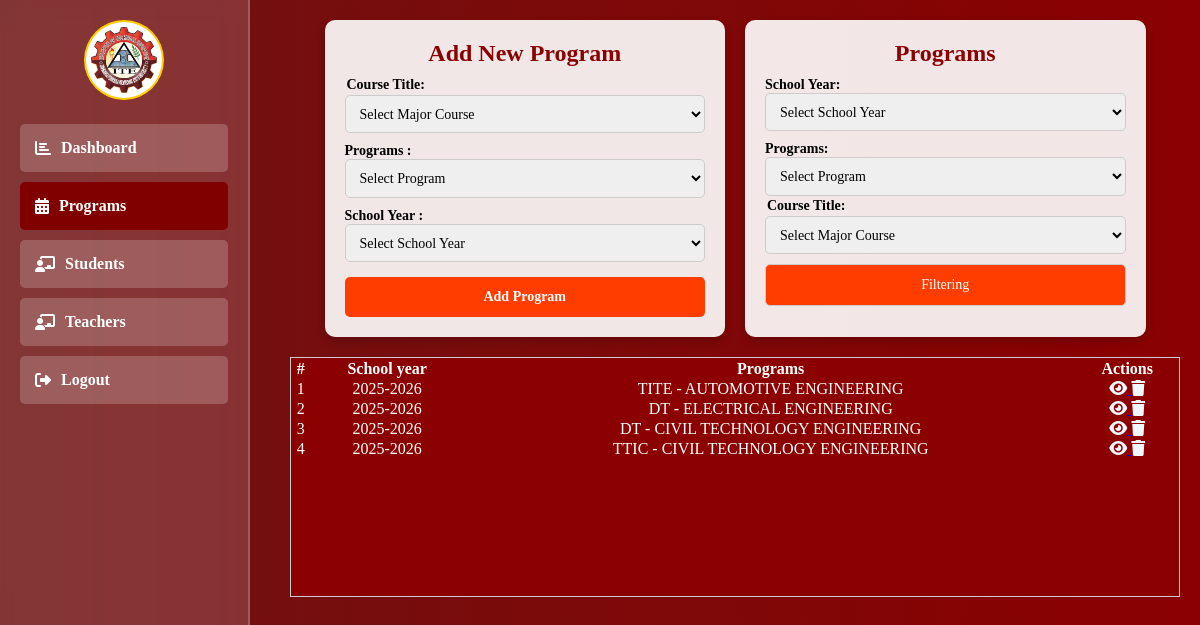
Page /admin/program.php (signed in) on the committed database.
### tables this page shows
CREATE TABLE `programs_with_subjects` (
  `id` int(11) NOT NULL,
  `program_course` varchar(100) NOT NULL,
  `department_program` varchar(100) NOT NULL,
  `school_year` varchar(100) NOT NULL,
  `subject_name` varchar(100) NOT NULL,
  `subject_code` varchar(100) NOT NULL,
  `semester` int(1) NOT NULL,
  `created_at` datetime NOT NULL DEFAULT current_timestamp(),
  `teacher_name` varchar(100) NOT NULL
);

### admin/admin_function.php (called while the page is built, shortened)
<?php
include "../db_connect.php";
function GetProgramList()
{
    global $pdo;
    $stmt = $pdo->prepare("SELECT * FROM programs_with_subjects");
    $stmt->execute();
    return $stmt->fetchAll();
}

### admin/program.php (the view, shortened to what this page needs)
<?php
include "../db_connect.php";
include "./admin_function.php";
?>
<!DOCTYPE html>
<html lang="en">
<head>
    <link rel="stylesheet" href="https://cdnjs.cloudflare.com/ajax/libs/font-awesome/6.2.0/css/all.css">
</head>
<body>
    <div class="sidebar">
        <div class="profile-info">
            <img src="../images/ITE.png" alt="Profile Icon" class="profile-icon">
        </div>
        <div class="sidebar-item">
            <a href="./index.php"><i class="fas fa-chart-bar"></i> Dashboard</a>
        </div>
        <div class="sidebar-item" style="background-color: maroon;">
            <a href="./Program.php"><i class="fas fa-calendar-alt"></i> Programs</a>
        </div>
        <div class="sidebar-item">
            <a href="./students.php"><i class="fas fa-chalkboard-teacher"></i> Students</a>
        </div>
        <div class="sidebar-item">
            <a href="./teachers.php"><i class="fas fa-chalkboard-teacher"></i>Teachers</a>
        </div>
        <div class="sidebar-item">
            <a href="./logout.php"><i class="fas fa-sign-out-alt"></i> Logout</a>
        </div>
    </div>
    <div class="content">
        <div class="dashboard-container">
            <div class="card">
                <h2>Add New Program</h2>
                <form action="" method="post">
                    <label style="margin: 2px;" for=" program_id">Course Title:</label>
                    <select
                        style="height: 2.4rem; width: 100%; padding: 10px; border: 1px solid #ccc; border-radius: 5px; font-size: 14px;"
                        name="course" required>
                        <option value="">Select Major Course</option>
                    </select>
                    <label for="department">Programs :</label>
                    <select
                        style="height: 2.4rem; width: 100%; padding: 10px; border: 1px solid #ccc; border-radius: 5px; font-size: 14px;"
                        name="department" required>
                        <option value="">Select Program</option>
                    </select>
                    <label for="sy">School Year :</label>
                    <select
                        style="height: 2.4rem; width: 100%; padding: 10px; border: 1px solid #ccc; border-radius: 5px; font-size: 14px;"
                        name="sy" required>
                        <option value="">Select School Year</option>
                    </select>
                    <input type="submit" name="program_id" value="Add Program">
                </form>
            </div>
            <div class="card">
                <h2>Programs</h2>
                <form method="GET">
                    <label for="sy">School Year:</label>
                    <select name="sy"
                        style="height: 2.4rem; width: 100%; padding: 10px; border: 1px solid #ccc; border-radius: 5px; font-size: 14px;">
                        <option value="">Select School Year</option>
                    </select>
                    <label for="department">Programs:</label>
                    <select name="department"
                        style="height: 2.4rem; width: 100%; padding: 10px; border: 1px solid #ccc; border-radius: 5px; font-size: 14px;">
                        <option value="">Select Program</option>
                    </select>
                    <label style="margin: 2px;" for=" program_id">Course Title:</label>
                    <select
                        style="height: 2.4rem; width: 100%; padding: 10px; border: 1px solid #ccc; border-radius: 5px; font-size: 14px;"
                        name="course">
                        <option value="">Select Major Course</option>
                    </select>
                    <button class="buttons" type="submit" onclick="display()" class="btn btn-primary"
                        style="margin-top: 10px; ">Filtering</button>
                </form>
            </div>
            <div class="card-table" id="tableNone"
                style="width: 100%; color: #ccc; border: 1px solid #ccc; height: 15rem; background-color: #8B0000; overflow-y: scroll;">
                <div class="tables-content" style=" background-color: #8B0000; display: flex; color: white;">
                    <table class="table" style=" width: 100%; ">
                        <thead>
                            <tr>
                                <th>#</th>
                                <th>School year</th>
                                <th>Programs</th>
                                <th>Actions</th>
                            </tr>
                        </thead>
                        <tbody>
                            <?php
                            $list = GetProgramList();
                            foreach ($list as $index => $program) {
                                if (
                                    (!isset($_GET['sy']) || $_GET['sy'] == '' || $_GET['sy'] == $program['school_year']) &&
                                    (!isset($_GET['department']) || $_GET['department'] == '' || $_GET['department'] == $program['department_program']) &&
                                    (!isset($_GET['course']) || $_GET['course'] == '' || $_GET['course'] == $program['program_course'])
                                ) {
                                    ?>
                                    <tr style="text-align: center;">
                                        <td><?php echo $index + 1 ?></td>
                                        <td><?php echo htmlspecialchars($program['school_year']) ?></td>
                                        <td>
                                            <?php echo htmlspecialchars($program['department_program']) . ' - ' . htmlspecialchars($program['program_course']); ?>
                                        </td>
                                        <td>
                                            <div style="color: aliceblue;">
                                                <a
                                                    href="view_program.php?program_id=<?php echo $_SESSION['program_id'] = $program['id']; ?>&program_name=<?php echo urlencode($program['department_program']); ?>&course_name=<?php echo urlencode($program['program_course']); ?>&school_year=<?php echo urlencode($program['school_year']); ?>">
                                                    <i style="color: aliceblue;" class="fa fa-eye"></i>
                                                </a>
                                                <a class="delete-program" section="<?php echo $program['id']; ?>"><i
                                                        class="fa fa-trash"></i></a>
                                            </div>
                                        </td>
                                    </tr>
                                <?php }
                            } ?>
                        </tbody>
                    </table>
                </div>
            </div>
        </div>
</body>
</html>

### admin/program.php (style rules this page uses)
* { margin: 0; padding: 0; box-sizing: border-box; font-family: 'Georgia', serif; }
body { background: linear-gradient(to right, #6E1313, #8B0000); background-size: cover; display: flex; }
.sidebar { width: 250px; height: 100vh; background: rgba(255, 255, 255, 0.15); backdrop-filter: blur(10px); padding: 20px; position: fixed; left: 0; top: 0; border-right: 2px solid rgba(255, 255, 255, 0.2); }
.sidebar .profile-info { text-align: center; margin-bottom: 20px; }
.sidebar .profile-icon { width: 80px; border-radius: 50%; background: white; padding: 5px; border: 2px solid #ffcc00; }
.sidebar-item { padding: 15px; margin: 10px 0; background: rgba(255, 255, 255, 0.2); border-radius: 5px; font-size: 16px; }
.sidebar-item a { color: #FFFFFF; text-decoration: none; display: flex; align-items: center; font-weight: bold; }
.sidebar-item a i { margin-right: 10px; }
.content { margin-left: 270px; padding: 20px; width: calc(100% - 270px); }
.dashboard-container { display: flex; flex-wrap: wrap; justify-content: center; gap: 20px; }
.card { background: rgba(255, 255, 255, 0.9); padding: 20px; border-radius: 10px; width: 45%; box-shadow: 0px 4px 10px rgba(0, 0, 0, 0.2); }
.card h2, .card_table h2 { text-align: center; color: #8B0000; margin-bottom: 10px; font-size: 1.5rem; }
form label { display: block; font-weight: bold; margin-top: 10px; font-size: 14px; }
form input[type="submit"] { background-color: #ff3d00; color: white; padding: 12px; border: none; border-radius: 5px; margin-top: 15px; cursor: pointer; font-size: 14px; font-weight: bold; transition: 0.3s; width: 100%; }
.buttons { height: 2.6rem; background-color: #ff3d00; width: 100%; margin-top: 100%; color: #ffff; padding: 10px; border: 1px solid #ccc; border-radius: 5px; font-size: 14px; }

### rows in the picture
programs_with_subjects: school_year "2025-2026", department_program "TITE", program_course "AUTOMOTIVE ENGINEERING"
programs_with_subjects: school_year "2025-2026", department_program "DT", program_course "ELECTRICAL ENGINEERING"
programs_with_subjects: school_year "2025-2026", department_program "DT", program_course "CIVIL TECHNOLOGY ENGINEERING"
programs_with_subjects: school_year "2025-2026", department_program "TTIC", program_course "CIVIL TECHNOLOGY ENGINEERING"
